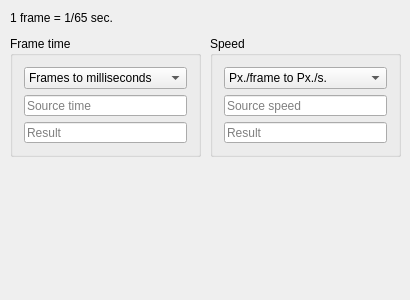
<?xml version="1.0" encoding="UTF-8"?>
<ui version="4.0">
 <class>Calculator</class>
 <widget class="QMainWindow" name="Calculator">
  <property name="geometry">
   <rect>
    <x>0</x>
    <y>0</y>
    <width>410</width>
    <height>300</height>
   </rect>
  </property>
  <property name="windowTitle">
   <string>SMBX64 Calculator</string>
  </property>
  <widget class="QWidget" name="centralWidget">
   <widget class="QGroupBox" name="frameTimeCvt">
    <property name="geometry">
     <rect>
      <x>10</x>
      <y>36</y>
      <width>191</width>
      <height>121</height>
     </rect>
    </property>
    <property name="title">
     <string>Frame time</string>
    </property>
    <layout class="QGridLayout" name="gridLayout">
     <item row="0" column="0">
      <widget class="QComboBox" name="time_direction">
       <item>
        <property name="text">
         <string>Frames to milliseconds</string>
        </property>
       </item>
       <item>
        <property name="text">
         <string>Milliseconds to frames</string>
        </property>
       </item>
      </widget>
     </item>
     <item row="1" column="0">
      <widget class="QLineEdit" name="time_source">
       <property name="placeholderText">
        <string>Source time</string>
       </property>
      </widget>
     </item>
     <item row="2" column="0">
      <widget class="QLineEdit" name="time_dest">
       <property name="readOnly">
        <bool>true</bool>
       </property>
       <property name="placeholderText">
        <string>Result</string>
       </property>
      </widget>
     </item>
    </layout>
   </widget>
   <widget class="QGroupBox" name="groupBox_2">
    <property name="geometry">
     <rect>
      <x>210</x>
      <y>36</y>
      <width>191</width>
      <height>121</height>
     </rect>
    </property>
    <property name="title">
     <string>Speed</string>
    </property>
    <layout class="QGridLayout" name="gridLayout_2">
     <item row="0" column="0">
      <widget class="QComboBox" name="speed_direction">
       <item>
        <property name="text">
         <string>Px./frame to Px./s.</string>
        </property>
       </item>
       <item>
        <property name="text">
         <string>P./s. to Px/frame</string>
        </property>
       </item>
      </widget>
     </item>
     <item row="1" column="0">
      <widget class="QLineEdit" name="speed_source">
       <property name="placeholderText">
        <string>Source speed</string>
       </property>
      </widget>
     </item>
     <item row="2" column="0">
      <widget class="QLineEdit" name="speed_dest">
       <property name="readOnly">
        <bool>true</bool>
       </property>
       <property name="placeholderText">
        <string>Result</string>
       </property>
      </widget>
     </item>
    </layout>
   </widget>
   <widget class="QLabel" name="label">
    <property name="geometry">
     <rect>
      <x>10</x>
      <y>10</y>
      <width>391</width>
      <height>16</height>
     </rect>
    </property>
    <property name="text">
     <string>1 frame = 1/65 sec.</string>
    </property>
   </widget>
  </widget>
 </widget>
 <layoutdefault spacing="6" margin="11"/>
 <resources/>
 <connections/>
</ui>
